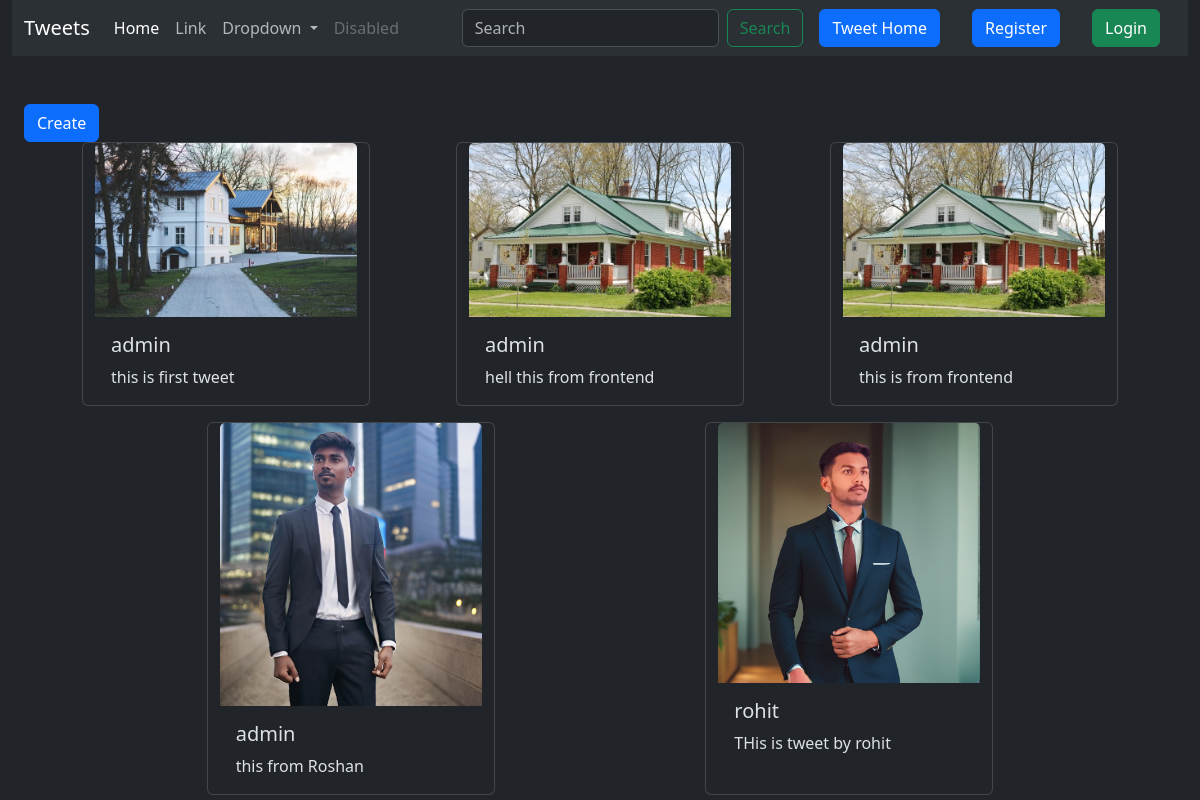
Page /tweets/ on the committed database.
### tweetapp/models.py (models this page shows, shortened)
class Tweets(models.Model):
    user = models.ForeignKey(User,on_delete=models.CASCADE)
    tweet_msg = models.CharField(max_length=255)
    photo = models.FileField(upload_to='tweet_photos/',blank=True,null=True)
    created_at = models.DateTimeField(auto_now_add=True)
    updated_at = models.DateTimeField(auto_now=True)

### tweetapp/views.py (the view)
# urls.py: path('',tweet_list,name='tweet_list'),
def tweet_list(request):
    tweets = Tweets.objects.all()
    return render(request,'tweetapp/tweetList.html',{'tweets':tweets})

### tweetapp/templates/tweetapp/tweetList.html (shortened to what this page needs)
{% extends 'layout.html' %}
{% load static %}
{% block content %}
<section class="container-fluid" id="main-content">
    <a href="{% url 'tweet_create' %}" class="btn btn-primary mt-5">Create</a>
    <div class="row gap-3 justify-content-evenly">
        {% for twet in tweets %}
        <div class="card" style="width: 18rem;">
            {% if twet.photo %}
                <img src="{{ twet.photo.url }}" class="card-img-top" alt="Tweet Image">
            {% else %}
                <img src="{% static 'default_image.jpg' %}" class="card-img-top" alt="No Image Available">
            {% endif %}
            <div class="card-body">
              <h5 class="card-title">{{twet.user.username}}</h5>
              <p class="card-text">{{twet.tweet_msg}}</p>
            </div>
          </div>
        {% endfor %}
    </div>
  </section>
{% endblock content %}

### templates/layout.html (shortened to what this page needs)
{% load static %}
<!DOCTYPE html>
<html>
    <head>
        <link href="https://cdn.jsdelivr.net/npm/bootstrap@5.3.3/dist/css/bootstrap.min.css" rel="stylesheet">
    </head>
    <body data-bs-theme="dark">
        <section class="container-fluid">
            {% include "include/header.html" %}
            {% block content %}
            {% endblock content %}
        </section>
    </body>
</html>

### templates/include/header.html (shortened to what this page needs)
<nav class="navbar navbar-expand-lg bg-body-tertiary">
    <div class="container-fluid">
      <a class="navbar-brand" href="#">Tweets </a>
      <div class="collapse navbar-collapse" id="navbarSupportedContent">
        <ul class="navbar-nav me-auto mb-2 mb-lg-0">
          <li class="nav-item">
            <a class="nav-link active" aria-current="page" href="#">Home</a>
          </li>
          <li class="nav-item">
            <a class="nav-link" href="#">Link</a>
          </li>
          <li class="nav-item dropdown">
            <a class="nav-link dropdown-toggle" href="#" role="button" data-bs-toggle="dropdown" aria-expanded="false">
              Dropdown
            </a>
          </li>
          <li class="nav-item">
            <a class="nav-link disabled" aria-disabled="true">Disabled</a>
          </li>
        </ul>
        <form class="d-flex" role="search">
          <input class="form-control me-2" type="search" placeholder="Search" aria-label="Search">
          <button class="btn btn-outline-success" type="submit">Search</button>
        </form>
        <a href="{% url 'tweet_list' %}" class="btn btn-primary mx-3">Tweet Home</a>
        {% if user.is_authenticated %}
        <form method='POST' action="{% url 'logout' %}">
          {% csrf_token %}
          <button class="btn btn-danger" type="submit">Logout</button>
        </form>
        {% else %}
        <a href="{% url 'register' %}" class="btn btn-primary mx-3">Register</a>
        <a href="{% url 'login' %}" class="btn btn-success mx-3">Login</a>
        {% endif %}
      </div>
    </div>
  </nav>

### rows in the picture
Tweets: photo (picture), user.username "admin", tweet_msg "this is first tweet"
Tweets: photo (picture), user.username "admin", tweet_msg "hell this from frontend"
Tweets: photo (picture), user.username "admin", tweet_msg "this is from frontend"
Tweets: photo (picture), user.username "admin", tweet_msg "this from Roshan"
Tweets: photo (picture), user.username "rohit", tweet_msg "THis is tweet by rohit"
